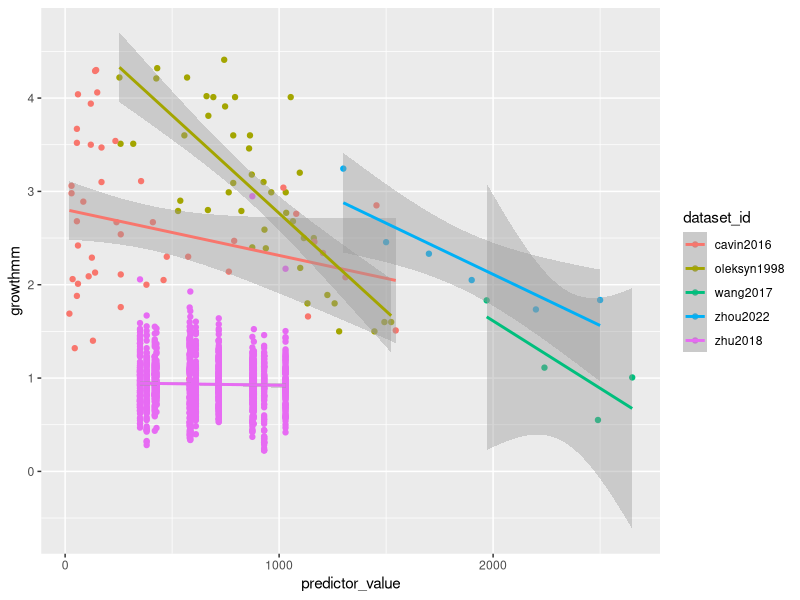
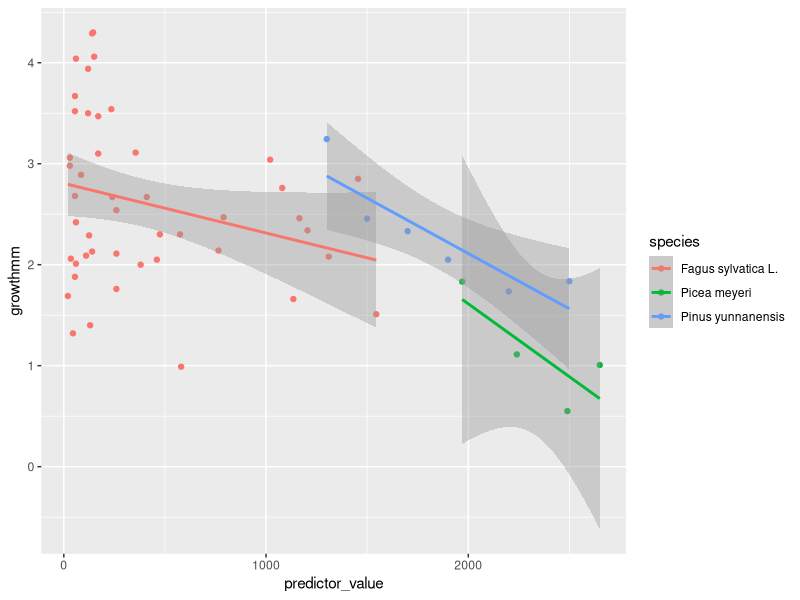
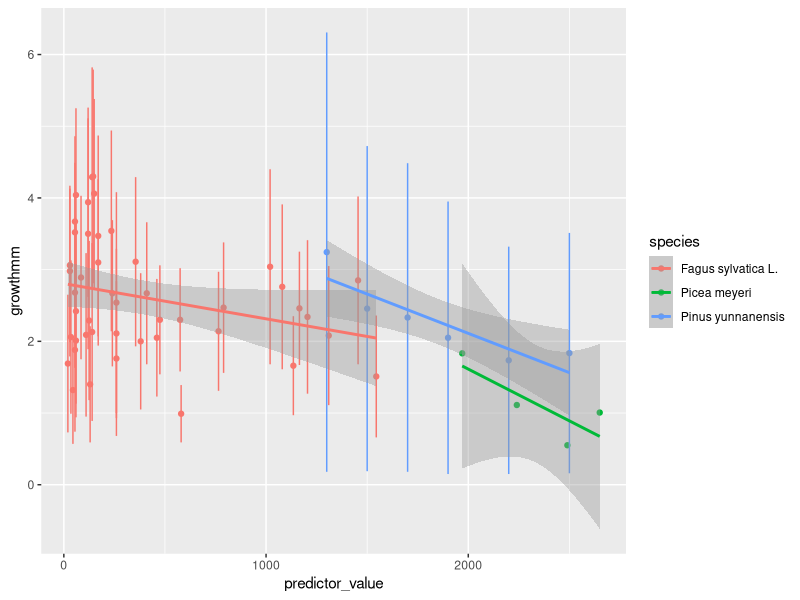
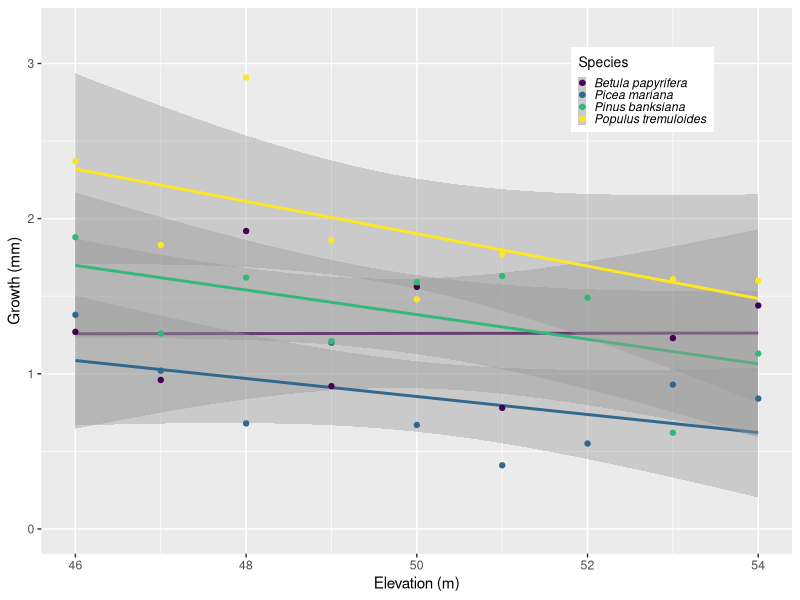

These charts were generated, in order, by the following R code: (Note: this script raises an error after producing the figures.)
## Started 28 August 2023 ##
## By Lizzie so far ##

# housekeeping
rm(list=ls()) 
options(stringsAsFactors=FALSE)

# Setting working directory. Add in your own path in an if statement for your file structure
if(length(grep("lizzie", getwd())>0)) { 
  setwd("~/Documents/git/projects/grephon/grephon/analyses/growthxelevationetc")
} else if (length(grep("ailene", getwd()))>0) {
  setwd("boomboom")
} else if (length(grep("britanywuuu", getwd()))>0) {
  setwd("~/Documents/ubc/year5/TemporalEcologyLab/grephon/analyses/growthxelevationetc")
}

# packages
library(ggplot2)
library(viridis)
# get the data
d <- read.csv("input/classicalrefs_datascraped.csv")

# fix the growth in cm and make error numeric, or 0
d$growthmm <- d$growth_value
d$growthmm[which(d$growth_units=="cm/yr-1")] <- d$growth_value[which(d$growth_units=="cm/yr-1")]*10
d$error <- as.numeric(d$growth_errorvalue)
d$error[which(is.na(d$error)==TRUE)] <- 0

# subset to elevation-ish
unique(d$predictor_type)
delev <- subset(d, predictor_type!="latitude")
dlat <- subset(d, predictor_type=="latitude")


# one study (huang2010) has multiple species
table(d$species, d$dataset_id)

ggplot(delev, aes(x=predictor_value, y=growthmm, color=dataset_id)) +
    geom_point() +
    geom_smooth(method="lm")

# zhu2018 seems weird, but I think latitude may also vary with elevation according to Table 1?
# Will confirm and for now remove ...

delevsm <- subset(delev, dataset_id!="zhu2018" & dataset_id!="oleksyn1998")

ggplot(delevsm, aes(x=predictor_value, y=growthmm, color=species)) +
    geom_point() +
    geom_smooth(method="lm")

# Hmm, the error we do have seems big
ggplot(delevsm, aes(x=predictor_value, y=growthmm, color=species, ymin = growthmm-error, ymax = growthmm + error)) +
    geom_point() +
    geom_errorbar(width = 0.2) +
    geom_smooth(method="lm")

# Latitude
ggplot(dlat, aes(x=predictor_value, y=growthmm, color=species)) +
    geom_smooth(method="lm", aes(group = species)) +
  geom_point() +
  scale_color_viridis_d(option = "viridis", name = "Species") +
  xlab("Elevation (m)") +
  ylab("Growth (mm)") +
  scale_x_continuous(breaks = seq(46, 54.5, by = 2))+
  ylim(c(0,3.2)) +
  theme(legend.position = c(0.8,0.85), 
        legend.key.size = unit(0.2, "cm"), 
        legend.text = element_text(face = "italic"),
        legend.title = element_text(size = 10))
ggsave("output/growthbyelevation_plot.pdf", dpi = 300)
